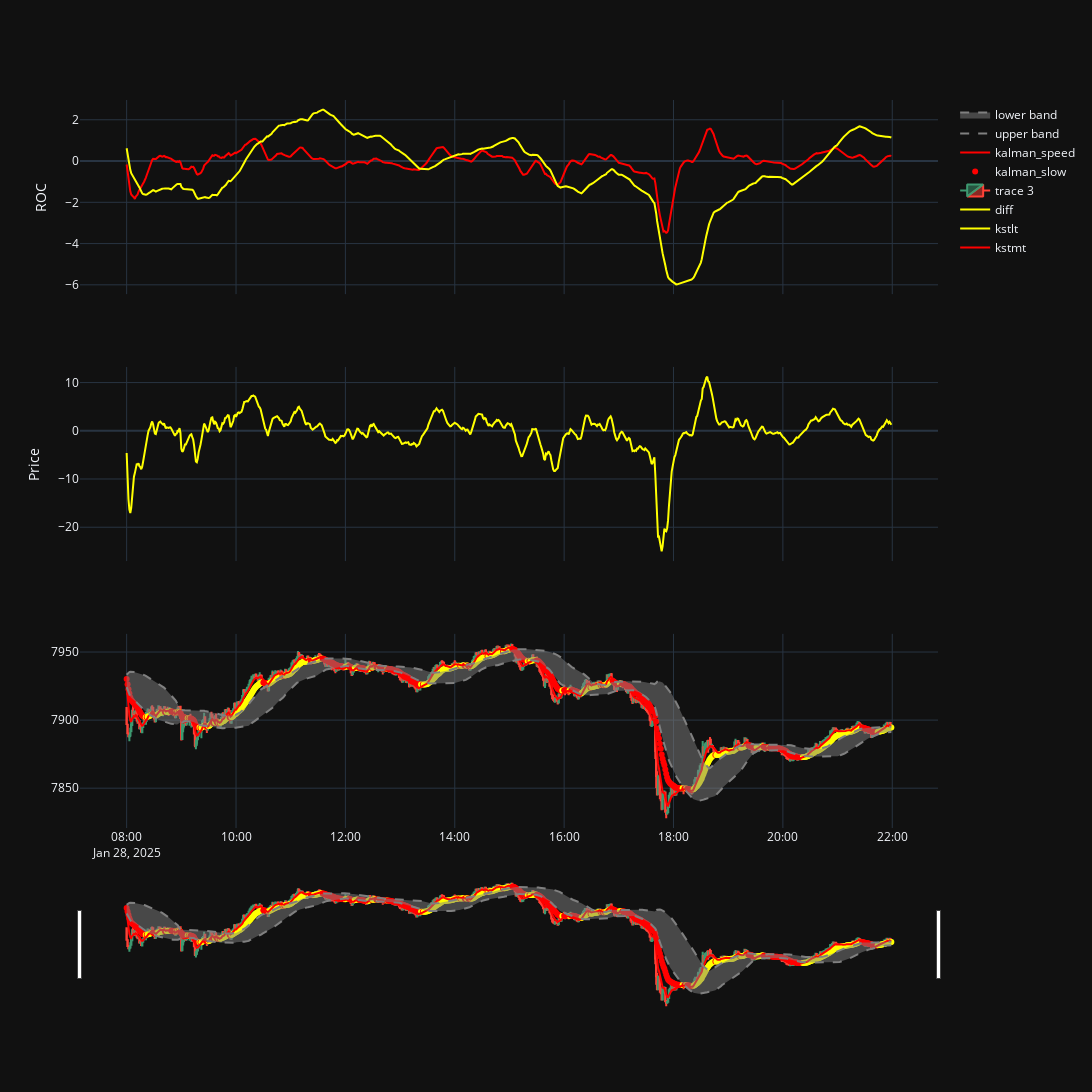

Notebook code for this chart:
### Code cell
fig = make_subplots(rows=3, cols=1, shared_xaxes=True)

# si cond volat superieur a 4 alors trade avec kalman filter si inferiruer a 4 alors trade avec signe kstlt et retournemant de kstmt 
# pas de trad si cond volat < 2


#superieur a 3 pour kst mt

#=>pour day 16 si le kalman rapide sort des bollinger alors on mets on place un support/resistance si on casse on rentre dans le sens de la cassure
#=>pour day 44 si le kalman lent passe jaune au rouge  alors on mets on place un support/resistance si on casse on rentre dans le sens de la cassure

# ======> le kst lt sert a determiner la tendance de fond si > 0 alors on est en tendance haussiere si < 0 alors on est en tendance baissiere on uyilise ensuite kalman pour renter dans le sens de la tendance
# on attend que le kalman lent soit dans le sens de la tendance  si on casse la bougie qui a fait changer la couleur du kalman lent alors on rentrer dans le trade
# si kalman lent est deja de la bonne couleur on attend que le kalman rapide soit de nouveau dans notre sens et que lon casse la bougie qui a fait changer le kalman rapide

# Add traces for the initial plot (first day)
initial_day = unique_days[44] #16 17 4 5 6 8 9 (jour 16 17 !!! 31) (4 ok, 8 avec suivi kalman ) voir 33 34 35 36 37
print(initial_day)

df_day = df_org[df_org['Date'] == initial_day]

# Fit an ARCH model
model = arch_model( df_day['returns'] * 10000, vol='GARCH', p=3)
model_fit = model.fit(disp='off')
conditional_volatility = model_fit.conditional_volatility

df_day['conditional_volatility'] = conditional_volatility

def getTEvents(gRaw,h):
    tEvents,sPos,sNeg=[],0,0
    diff=gRaw.diff()
    for i in diff.index[1:]:
        sPos,sNeg=max(0,sPos+diff.loc[i]),min(0,sNeg+diff.loc[i])
        if sNeg<-h:
            sNeg=0;tEvents.append(i)
        elif sPos>h:
            sPos=0;tEvents.append(i)
    return pd.Index(tEvents)

anomalies = getTEvents(df_day['closedprices'], h=2) # REQUIREMENT 4 kstmt 0.5


df_buy = df_day.loc[df_org['signal']  == 1,['SnapshotTime','closedprices']]
df_sell = df_day.loc[df_org['signal']  == -1, ['SnapshotTime','closedprices']]

df_operation = df_day.loc[df_org['operation']  == 1, ['SnapshotTime','closedprices']]

#fig.append_trace(   go.Scatter(x = df_day['SnapshotTime'],
#                         y = df_day['conditional_volatility']   , #-df_day['kstmt_filter_speed'] )*15, conditional_volatility
#                         name = 'covariance',
#                         opacity = 1), row=1, col=1)

#fig.append_trace(   go.Scatter(x = df_day['SnapshotTime'],
#                         y = df_day['rolling_std']   , #-df_day['kstmt_filter_speed'] )*15,
#                         name = 'rolling_std',
#                         opacity = 1), row=1, col=1)

#fig.append_trace(go.Scatter(x=df_day['SnapshotTime'].loc[anomalies.tolist()], y=df_day['conditional_volatility'].loc[anomalies.tolist()] , mode='markers',
#    marker=dict(symbol='x', size=15, line=dict(width=1), color='blue'), name = 'filter'), row=1, col=1)

#fig.append_trace(go.Scatter(x=df_day['SnapshotTime'].loc[anomalies.tolist()], y=df_day['rolling_std'].loc[anomalies.tolist()] , mode='markers',
#    marker=dict(symbol='x', size=15, line=dict(width=1), color='red'), name = 'filter'), row=1, col=1)

#fig.append_trace(   go.Scatter(x = df_day['SnapshotTime'],
#                         y = df_day['kstmt_filter_speed'],
#                         name = 'kstmt',
#                         opacity = 1), row=1, col=1)

#fig.append_trace(   go.Scatter(x = df_day['SnapshotTime'],
#                         y = df_day['kstmtmid'],
#                         name = 'kstmtmid',
#                         opacity = 0.5), row=2, col=1)

#fig.append_trace(   go.Scatter(x = df_day['SnapshotTime'],
#                         y = df_day['kstmtup'],
#                        line_color = 'gray',
#                         line = {'dash': 'dash'},
#                         name = 'kst upper band',
#                         opacity = 0.5), row=1, col=1)

#fig.append_trace(   go.Scatter(x = df_day['SnapshotTime'],
#                         y = df_day['kstmtlow'],
#                         line_color = 'gray',
#                         line = {'dash': 'dash'},
#                         fill = 'tonexty',
#                         name = 'lower band',
#                         opacity = 0.3), row=1, col=1)




fig.append_trace(   go.Scatter(x = df_day['SnapshotTime'],
                         y = df_day['kstmt'], #kstmt_filter
                          line_color = 'red',
                         name = 'kstmt',
                         #marker=mark,
                         #mode='markers',
                         opacity = 1), row=1, col=1)

#fig.append_trace(go.Scatter(x=df_day['SnapshotTime'].loc[anomalies.tolist()], y=df_day['kstmt'].loc[anomalies.tolist()] , mode='markers',
#    marker=dict(symbol='x', size=15, line=dict(width=1), color='yellow'), name = 'filter'), row=1, col=1)

#fig.append_trace(go.Scatter(x=df_day['SnapshotTime'].loc[anomalies.tolist()], y=df_day['kstlt'].loc[anomalies.tolist()] , mode='markers',
#    marker=dict(symbol='x', size=15, line=dict(width=1), color='blue'), name = 'filter'), row=1, col=1)

fig.append_trace(   go.Scatter(x = df_day['SnapshotTime'],
                         y = df_day['kstlt'],
                          line_color = 'yellow',
                         name = 'kstlt',
                         opacity = 1), row=1, col=1)

fig.append_trace(   go.Scatter(x = df_day['SnapshotTime'],
                         y = df_day['diff'],
                          line_color = 'yellow',
                         name = 'diff',
                         opacity = 1), row=2, col=1)


fig.append_trace(  go.Candlestick(
                x=df_day['SnapshotTime'],
                open=df_day['openPrices'],
                high=df_day['highPrices'],
                low=df_day['lowPrices'],
                close=df_day['closedprices']), row=3, col=1)

#fig.append_trace(   go.Scatter(x = df_day['SnapshotTime'],
#                         y = df_day['olhc4'],
#                        line_color = 'red',
#                         name = 'filter',
#                         opacity = 1), row=3, col=1)


#fig.append_trace(go.Scatter(x=df_buy['SnapshotTime'], y=df_buy['closedprices'] + 20, mode='markers',
#    marker=dict(symbol='x', size=7, line=dict(width=1), color='green'), name = 'Buy'), row=3, col=1)

#fig.append_trace(go.Scatter(x=df_sell['SnapshotTime'], y=df_sell['closedprices'] - 20, mode='markers',
#    marker=dict(symbol='x', size=7, line=dict(width=1), color='red'), name = 'Sell'), row=3, col=1)



#print(df_day['closedprices', 'SnapshotTime' ].loc[anomalies.tolist()])
#print(df_day['closedprices'].loc[anomalies.tolist()])
#print(df_day['SnapshotTime'].loc[anomalies.tolist()])

#ANOMALIES
#fig.append_trace(go.Scatter(x=df_day['SnapshotTime'].loc[anomalies.tolist()], y=df_day['closedprices'].loc[anomalies.tolist()] , mode='markers',
#    marker=dict(symbol='x', size=15, line=dict(width=1), color='yellow'), name = 'filter'), row=3, col=1)


#mark = dict(color=[ 'yellow' if x == 0 else 'red' if x == -1 else 'green'  for x in df_day['signal']])
#mark = dict(color=[ 'yellow' if x == 0 else 'red' if x == 1 else 'green'  for x in df_day['state']])
#mark = dict(color=[ 'yellow' if x >= 0 else 'red'   for x in df_day['kstmt_filter'] - df_day['kstmt_filter'].shift(1)])
mark = dict(color=[ 'yellow' if x >= 0 else 'red'   for x in df_day['olhc4_filter'] - df_day['olhc4_filter'].shift(1)])


fig.append_trace(   go.Scatter(x = df_day['SnapshotTime'],
                         y = df_day['olhc4_filter'],
                        line_color = 'yellow',
                        name = 'kalman_slow',
                         opacity = 1, mode='markers', marker = mark), row=3, col=1)

fig.append_trace(   go.Scatter(x = df_day['SnapshotTime'],
                         y = df_day['olhc4_filter2'],
                        line_color = 'red',
                        name = 'kalman_speed',
                         opacity = 1), row=3, col=1)


fig.append_trace(   go.Scatter(x = df_day['SnapshotTime'],
                         y = df_day['up'],
                         line_color = 'gray',
                         line = {'dash': 'dash'},
                         name = 'upper band',
                         opacity = 0.5), row=3, col=1)

fig.append_trace(  go.Scatter(x = df_day['SnapshotTime'],
                         y = df_day['low'],
                         line_color = 'gray',
                         line = {'dash': 'dash'},
                         fill = 'tonexty',
                         name = 'lower band',
                         opacity = 0.3), row=3, col=1)




#fig.append_trace(  go.Scatter(x = df_day['SnapshotTime'],
#                         y = np.exp(df_day['backtest'].mul(1)).cumprod().mul(df_day['openPrices'].iloc[0]),
#                         line_color = 'blue',
#                         name = 'return',
#                         opacity = 1), row=3, col=1)



dropdown_buttons = [
    {
        'label': str(day),
        'method': 'update',
       'args': [
            {
                'x': [df_org[df_org['Date'] == day]['SnapshotTime']] * 11,
                'y': [
                    df_org[df_org['Date'] == day]['openPrices'],
                    df_org[df_org['Date'] == day]['highPrices'],
                    df_org[df_org['Date'] == day]['lowPrices'],
                    df_org[df_org['Date'] == day]['closedprices'],
                    df_org[df_org['Date'] == day]['olhc4'],
                    df_org[df_org['Date'] == day]['log_returns'],
                    df_org[df_org['Date'] == day]['kstmt'], 
                    df_org[df_org['Date'] == day]['kstmtup'], 
                    df_org[df_org['Date'] == day]['kstmtlow'],
                    df_org[df_org['Date'] == day]['up'],
                    df_org[df_org['Date'] == day]['low']
                ]
            },
            {
                'xaxis': {
                    'range': [
                        df_org[df_org['Date'] == day]['SnapshotTime'].min(),
                        df_org[df_org['Date'] == day]['SnapshotTime'].max()
                    ]
                },
                'yaxis2': {
                    'range': [
                        df_org[df_org['Date'] == day][['openPrices', 'highPrices', 'lowPrices', 'closedprices']].min().min(),
                        df_org[df_org['Date'] == day][['openPrices', 'highPrices', 'lowPrices', 'closedprices']].max().max()
                    ]
                },
                'yaxis': {
#                    'range': [
#                        df_org[df_org['Date'] == day]['kstmt'].min(),
#                        df_org[df_org['Date'] == day]['kstmt'].max()
#                    ]
                    'range': [
                        df_org[df_org['Date'] == day][['openPrices', 'highPrices', 'lowPrices', 'closedprices']].min().min(),
                        df_org[df_org['Date'] == day][['openPrices', 'highPrices', 'lowPrices', 'closedprices']].max().max()
                    ]
                }
            }
        ]
    }
    for day in unique_days
]



# Update layout to include dropdown menu and range slider for the second row
fig.update_layout(
    width=1790,
    height=4000,
    template='plotly_dark',
    xaxis1=dict(
        rangeslider=dict(
            visible=False
        )
    ),
     xaxis3=dict(
        rangeslider=dict(
            visible=True
        )
    )
    #,
    #updatemenus=[
    #   {
    #        'buttons': dropdown_buttons,
    #        'direction': 'down',
    #        'showactive': True,
    #    }
    #]
)

fig.update_yaxes(title_text="Price", row=2, col=1)
fig.update_yaxes(title_text="ROC", row=1, col=1)

fig.show()

### Figure 1 — Plotly figure (JSON) as saved in the notebook; plotly's stock layout.template omitted (floating-point values rounded to 4 significant figures; data arrays with more than 128 entries replaced by an {"elided": "..."} marker saying what was removed)
{"data": [{"line": {"color": "red"}, "name": "kstmt", "opacity": 1, "type": "scatter", "x": {"elided": "840 str values"}, "xaxis": "x", "y": {"elided": "840 float values"}, "yaxis": "y"}, {"line": {"color": "yellow"}, "name": "kstlt", "opacity": 1, "type": "scatter", "x": {"elided": "840 str values"}, "xaxis": "x", "y": {"elided": "840 float values"}, "yaxis": "y"}, {"line": {"color": "yellow"}, "name": "diff", "opacity": 1, "type": "scatter", "x": {"elided": "840 str values"}, "xaxis": "x2", "y": {"elided": "840 float values"}, "yaxis": "y2"}, {"close": {"elided": "840 float values"}, "high": {"elided": "840 float values"}, "low": {"elided": "840 float values"}, "open": {"elided": "840 float values"}, "type": "candlestick", "x": {"elided": "840 str values"}, "xaxis": "x3", "yaxis": "y3"}, {"line": {"color": "yellow"}, "marker": {"color": {"elided": "840 str values"}}, "mode": "markers", "name": "kalman_slow", "opacity": 1, "type": "scatter", "x": {"elided": "840 str values"}, "xaxis": "x3", "y": {"elided": "840 float values"}, "yaxis": "y3"}, {"line": {"color": "red"}, "name": "kalman_speed", "opacity": 1, "type": "scatter", "x": {"elided": "840 str values"}, "xaxis": "x3", "y": {"elided": "840 float values"}, "yaxis": "y3"}, {"line": {"color": "gray", "dash": "dash"}, "name": "upper band", "opacity": 0.5, "type": "scatter", "x": {"elided": "840 str values"}, "xaxis": "x3", "y": {"elided": "840 float values"}, "yaxis": "y3"}, {"fill": "tonexty", "line": {"color": "gray", "dash": "dash"}, "name": "lower band", "opacity": 0.3, "type": "scatter", "x": {"elided": "840 str values"}, "xaxis": "x3", "y": {"elided": "840 float values"}, "yaxis": "y3"}], "layout": {"height": 4000, "width": 1790, "xaxis": {"anchor": "y", "domain": [0, 1], "matches": "x3", "rangeslider": {"visible": false}, "showticklabels": false}, "xaxis2": {"anchor": "y2", "domain": [0, 1], "matches": "x3", "showticklabels": false}, "xaxis3": {"anchor": "y3", "domain": [0, 1], "rangeslider": {"visible": true}}, "yaxis": {"anchor": "x", "domain": [0.7333, 1], "title": {"text": "ROC"}}, "yaxis2": {"anchor": "x2", "domain": [0.3667, 0.6333], "title": {"text": "Price"}}, "yaxis3": {"anchor": "x3", "domain": [0, 0.2667]}}}
